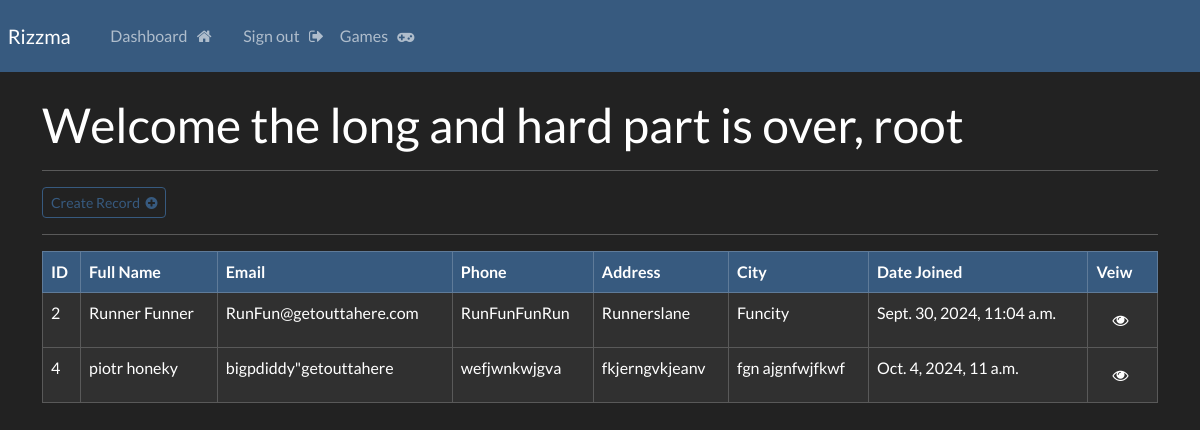
Page /dashboard (signed in) on the earlier database version.
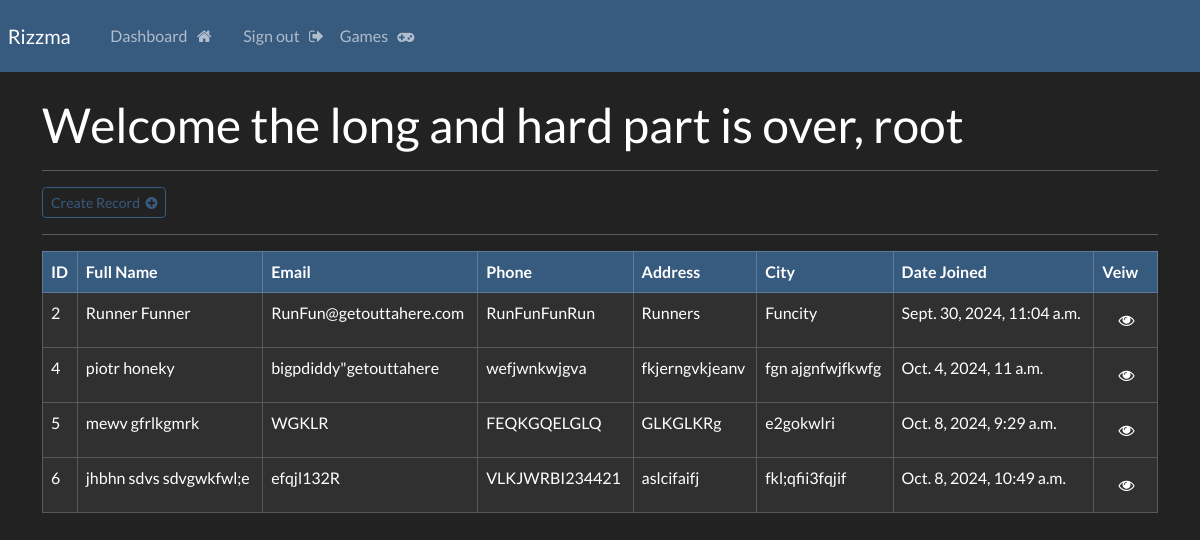
Same page on the later database version.
### website/models.py (models this page shows, shortened)
class Record(models.Model):
    creation_data = models.DateTimeField(auto_now_add=True)
    first_name = models.CharField(max_length=100)
    last_name = models.CharField(max_length=100)
    email = models.CharField(max_length=255)
    phone = models.CharField(max_length=20)
    address = models.CharField(max_length=255)
    city = models.CharField(max_length=255)

### website/views.py (the view)
# urls.py: path('dashboard', views.dashboard, name='dashboard'),
@login_required(login_url='my-login')
def dashboard(request):
    my_record = Record.objects.all()
    context = {'records':my_record}
    return render(request, 'website/dashboard.html',context=context)

### website/templates/website/dashboard.html
{% extends 'website/base.html' %}
{% block content %}
    <h1> Welcome the long and hard part is over, {{user}}</h1>
    <hr>
    <a class="btn btn-outline-primary btn-sm" href="{% url 'create-record' %}">
        Create Record &nbsp;<i class="fa fa-plus-circle" aria-hidden="true"></i>
    </a>
    <table class="table table-dark table-hover table-bordered">
        <thead class="table-primary">
            <tr>
                <th scope="col">ID</th>
                <th scope="col">Full Name</th>
                <th scope="col">Email</th>
                <th scope="col">Phone</th>
                <th scope="col">Address</th>
                <th scope="col">City</th>
                <th scope="col">Date Joined</th>
                <th scope="col">Veiw</th>
            </tr>
        </thead>
    <hr>
    <tbody>
    {% if records %}
        {% for record in records %}
        <tr>
            <td>{{record.id}}</td>
            <td>{{record.first_name}} {{record.last_name}}</td>
            <td>{{record.email}}</td>
            <td>{{record.phone}}</td>
            <td>{{record.address}}</td>
            <td>{{record.city}}</td>
            <td>{{record.creation_data}}</td>
            <td><a href="{% url 'record' record.id %}"><button class="btn btn-block"> &nbsp;<i class="fa fa-eye" aria-hidden="true"></i></button></a></td>
        </tr>
        {% endfor %}
    </tbody>
</table>
{% endif %}
{% endblock %}

### website/templates/website/base.html (shortened to what this page needs)
{% load static %}
<!DOCTYPE html>
<html lang="en">
<head>
    <link rel="stylesheet" href="https://bootswatch.com/5/darkly/bootstrap.min.css">
    <link rel="stylesheet" href="{% static 'css/style.css' %}">
    <link rel="stylesheet" href="https://cdnjs.cloudflare.com/ajax/libs/font-awesome/4.7.0/css/font-awesome.min.css">
</head>
<body>
    {% include 'website/navbar.html' %}
    <div class="container">
        <br>
        {% block content %}
        {% endblock %}
    </div>
</body>
</html>

### website/templates/website/navbar.html (shortened to what this page needs)
<nav class="navbar navbar-expand-lg navbar-dark bg-primary justify-content-center">
    <a class="navbar-brand main-heading" href="{% url '' %}">
      &nbsp; Rizzma
    </a>
        <div class="collapse navbar-collapse text-center" id="navbarNavDropdown">
        <ul class="navbar-nav mr-auto">
           {% if user.is_authenticated %}
             <li class="nav-item">
              <a class="nav-link" href="{% url 'dashboard' %}">Dashboard &nbsp; <i class="fa fa-home" aria-hidden="true"></i> </a>
            </li>
            <li class="nav-item">
              <a class="nav-link" href="{% url 'user-logout' %}">Sign out &nbsp; <i class="fa fa-sign-out" aria-hidden="true"></i> </a>
            </li>
            <li class="nav-item">
              <a class="nav-link" href="{% url 'games' %}">Games &nbsp; <i class="fa fa-gamepad" aria-hidden="true"></i> </a>
            </li>
        {% endif %}
       </ul>
      </div>
  </nav>

Differences in the rows shown:
changed Record "Runner": address "Runnerslane" → "Runners"
changed Record "piotr": city "fgn ajgnfwjfkwf" → "fgn ajgnfwjfkwfg"
added Record: id "5", first_name "mewv", last_name "gfrlkgmrk", email "WGKLR", phone "FEQKGQELGLQ", address "GLKGLKRg", city "e2gokwlri", creation_data "Oct. 8, 2024, 9:29 a.m."
added Record: id "6", first_name "jhbhn sdvs", last_name "sdvgwkfwl;e", email "efqjl132R", phone "VLKJWRBI234421", address "aslcifaifj", city "fkl;qfii3fqjif", creation_data "Oct. 8, 2024, 10:49 a.m."
